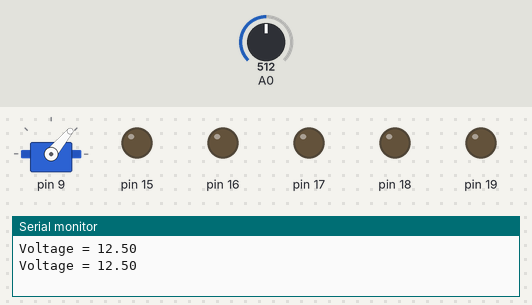
Simulated run of this sketch. Board: Arduino Uno, built with avr-gcc and run on an emulated ATmega328P. Parts: servo, output pins drawn as LEDs (lit = HIGH), the last lines printed to the serial monitor. The test bench sets the inputs (shaded band); at power-on: A0 = 512. Servo pulses on a pin are drawn as a servo (544–2400 µs = 0–180°); pins used as bus, display or sensor lines are not drawn.

Above: at 5.8 s.
5.9 s: A0 set to 128
11.9 s: A0 set to 113
At 16.4 s:
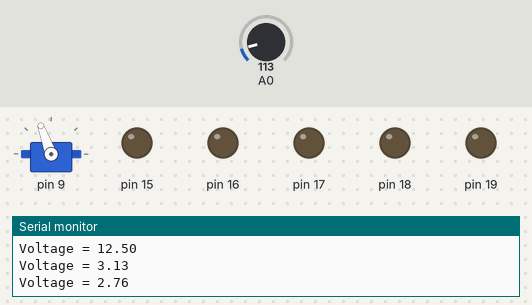
17.9 s: A0 set to 66
23.9 s: A0 set to 54
At 26.4 s:
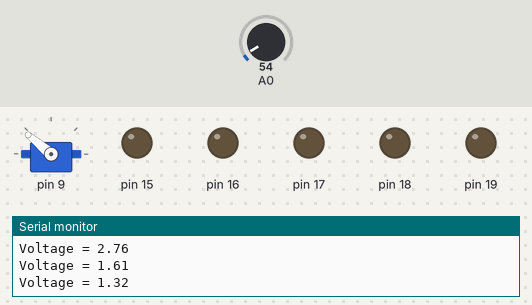
29.9 s: A0 set to 122
At 31.4 s:
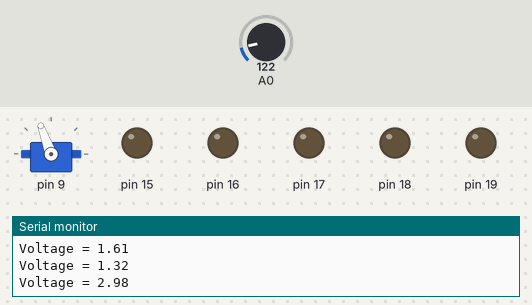
35.9 s: A0 set to 0
At 41.4 s:
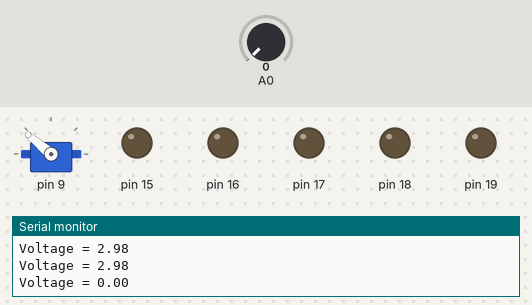
Timing chart, 0 to 42.9 s (numbered marks = the images above; inputs shaded):
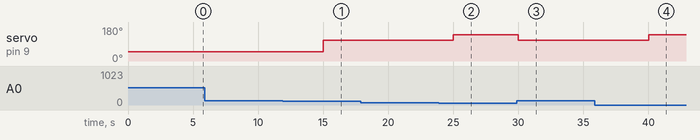

Measured:
- the behaviour switches between 123 and 122 on A0 (found by bisection; images 0 and 1)
- the behaviour switches between 62 and 61 on A0 (found by bisection; images 1 and 2)
- after the input at 11.9 s, servo on pin 9: 50° → 110° after 3.1 s
- after the input at 23.9 s, servo on pin 9: 110° → 140° after 1.1 s
- after the input at 29.9 s, servo on pin 9: 140° → 110° after 0.12 s
- after the input at 35.9 s, servo on pin 9: 110° → 140° after 4.1 s

The sketch:

source.ino
```cpp
#include<avr/io.h>

#define ANALOG_PIN_A0 0 // we use analog pin 0 to read the values for the voltage sensor
#define ADC_VREF_TYPE 0x40 // AVCC with external capacitor at RFPIN
#define MIN_PULSE_WIDTH  544  // the shortest pulse sent to a servo
#define MAX_PULSE_WIDTH  2400 // the longest pulse sent to a servo
#define BAUD_RATE 9600

enum class Positon{ // class to bind the inputs of the developer to certain values to protect the hardware
  CLOSED = 50,
  PART_OPEN = 110,
  OPEN = 140
};

void setServoPosition(Positon servoPosition) {

  // Map the degrees to the pulse width (1000 to 2000 microseconds)
  // Calculate pulse width using linear interpolation(fancy words for substituting a value by another using the servo specification :) )
  uint16_t pulse_width = MIN_PULSE_WIDTH + (uint16_t)((uint32_t)servoPosition * (MAX_PULSE_WIDTH - MIN_PULSE_WIDTH) / 180);

  // Convert pulse width to ticks (16-bit value)
  uint16_t ticks = pulse_width * 2; // Since the timer operates at 2 MHz (16 MHz / 8 prescaler)

  // Set the pulse width
  OCR1A = ticks; // Output Compare Register 1 A, we set the value in ticks that will be compared to the counter value in TCNT1(configured earlyer), this will generate a waveform output on the OC1B pin.
  // which is also maped as the PB2 pin on the AtMega328P and to digital pin 9 on the arduino shield
}

void initTimer0() {

    //set timer 0 into CTC mode by placing 1 into WGM01.  all others are zero
    TCCR0A &= ~(1 << WGM00);  // 0
    TCCR0A |= (1 << WGM01);   // 1 , WGM00(0) and WGM01(1) Clear OC0A on compare match
    TCCR0B &= ~(1 << WGM02);  // 0 , WGM02(0) combined with the previous WGM00 and WGM01 place timer 0 in CTC(clear timer on compare match) mode

    TCCR0B |= (1 << CS00); // 1
    TCCR0B |= (1 << CS01); // 1
    TCCR0B &= ~(1 << CS02);// 0 set the clock with prescaler 64(CS02(0),CS01(1),CS00(1)) and OCR0A = 249(next line), this tells the hardware to what value to count to, this value is obtained as OCR0A = 16 MHz / (64 x 1 kHz) - 1
    OCR0A = 249;
  // the setings enable the timer to count 1 us, enableing us to implement delay
}

void delayMs(unsigned int delay)
{
    unsigned int count = 0;

    TIFR0 |= (1 << OCF0A);  // set the counter flag down

    TCNT0 = 0;  // clear the count register

    // enter a loop to compare count with delay value needed
    while (count < delay)
      {
      if (TIFR0 & (1 << OCF0A))
        {
        //increment every time the timer raises a flag (counting 1 us flags)
        count++;
        TIFR0 |= (1 << OCF0A);  //set timer to start counting again
        }
      }
}

unsigned int read_adc()
{

ADMUX = ANALOG_PIN_A0 | ADC_VREF_TYPE; // We set ADC Multiplexer Selection Register with the appropriate settings

// Start the AD conversion
ADCSRA |= 0x40; // Set ADC Control and Status Register A as 0x40 which sets ADSC: (ADC Start Conversion) to HIGH

// Wait for the AD conversion to complete
while ((ADCSRA & 0x10)==0); // We wait for ADIF: (ADC Interrupt Flag) to change to 1, this signals the completion of the conversion

ADCSRA |= 0x10;// For safety reasons we set ADIF to 1, while we handle the result of the conversion

return ADCW; // We return the value of the register that holds the result of the conversion on 16 bits ADCW(ADCH|ADCL)

}

// Floats for ADC voltage & Input voltage
float adc_voltage = 0.0; // analog to digital voltage
float in_voltage = 0.0; // reference voltage

// // Floats for resistor values in divider (in ohms)
float R1 = 30000.0;
float R2 = 7500.0;

// // Float for Reference Voltage
float ref_voltage = 5.0;

// Integer for ADC value
int adc_value = 0;

void setup(){

  DDRC = 0xFE; // Set DDRC0 on 0 to make the A0 pin an input pin, as this is an input pin we leave the portC reg not set(Its default is 0)
  DDRB = 0x2; // Set DDRB5 to 1 to make the 9 pin as output pin, pin 9 also coresponds to PWM specification
  initTimer0();

  TCCR1A = (1 << COM1A1) | (1 << WGM11); // Clear OC1A on compare match
  TCCR1B = (1 << WGM13) | (1 << WGM12) | (1 << CS11); // Mode 14(FAST PWM), Prescaler 8

  ICR1 = 39999; // 16MHz / (8 50Hz) - 1, we set the TOP value for the PWM generation using the frequency of the microcontroller (16Mhz), the prescaler value we set earlyer (8) and the frequency at which the Servo Motor SG90 operates (50 Hz)

  Serial.begin(BAUD_RATE); // we set the Baud_rate for the Serial communication, not bare metal as it is used for debuging pourpouses
}

void loop(){
  // Read the Analog Input
  adc_value = read_adc();

  // Determine voltage at ADC input
  adc_voltage  = (adc_value * ref_voltage) / 1024.0;

  // Calculate voltage at divider input
  in_voltage = adc_voltage*(R1+R2)/R2;

  // Print results to Serial Monitor to 2 decimal places, for debuging reasons
  Serial.print("Voltage = ");
  Serial.println(in_voltage, 2);

  // we use dealyMs to have a buffer of time between the next handeling of input from the sensor
  if(in_voltage > 3){

    setServoPosition(Positon::CLOSED);
    delayMs(3000);

  }else if(in_voltage > 1.50){

    setServoPosition(Positon::PART_OPEN);
    delayMs(3000);

  }else{

    setServoPosition(Positon::OPEN);
    delayMs(3000);

  }
  // Short delay
  delayMs(2000);
}
```
